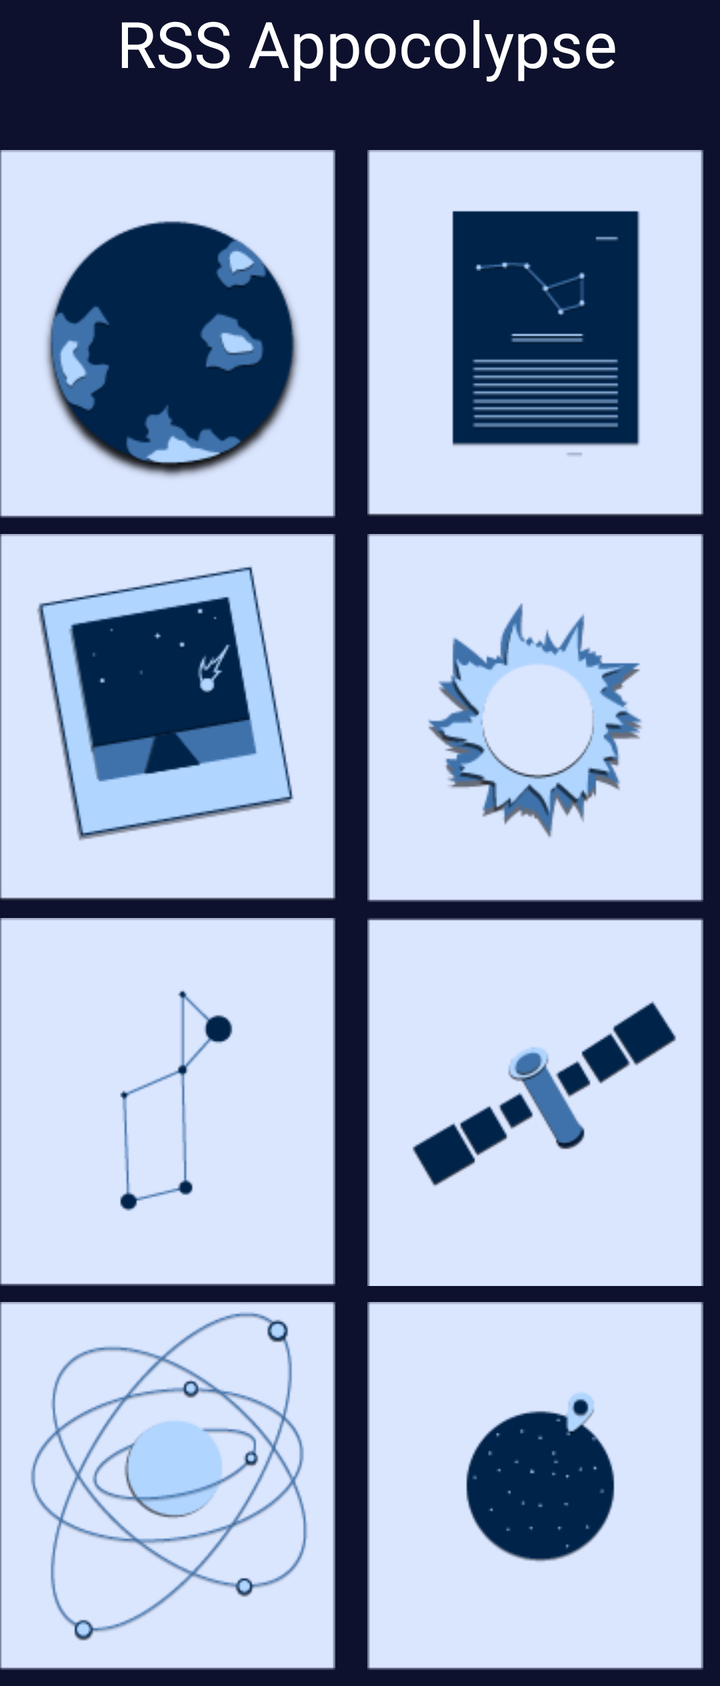
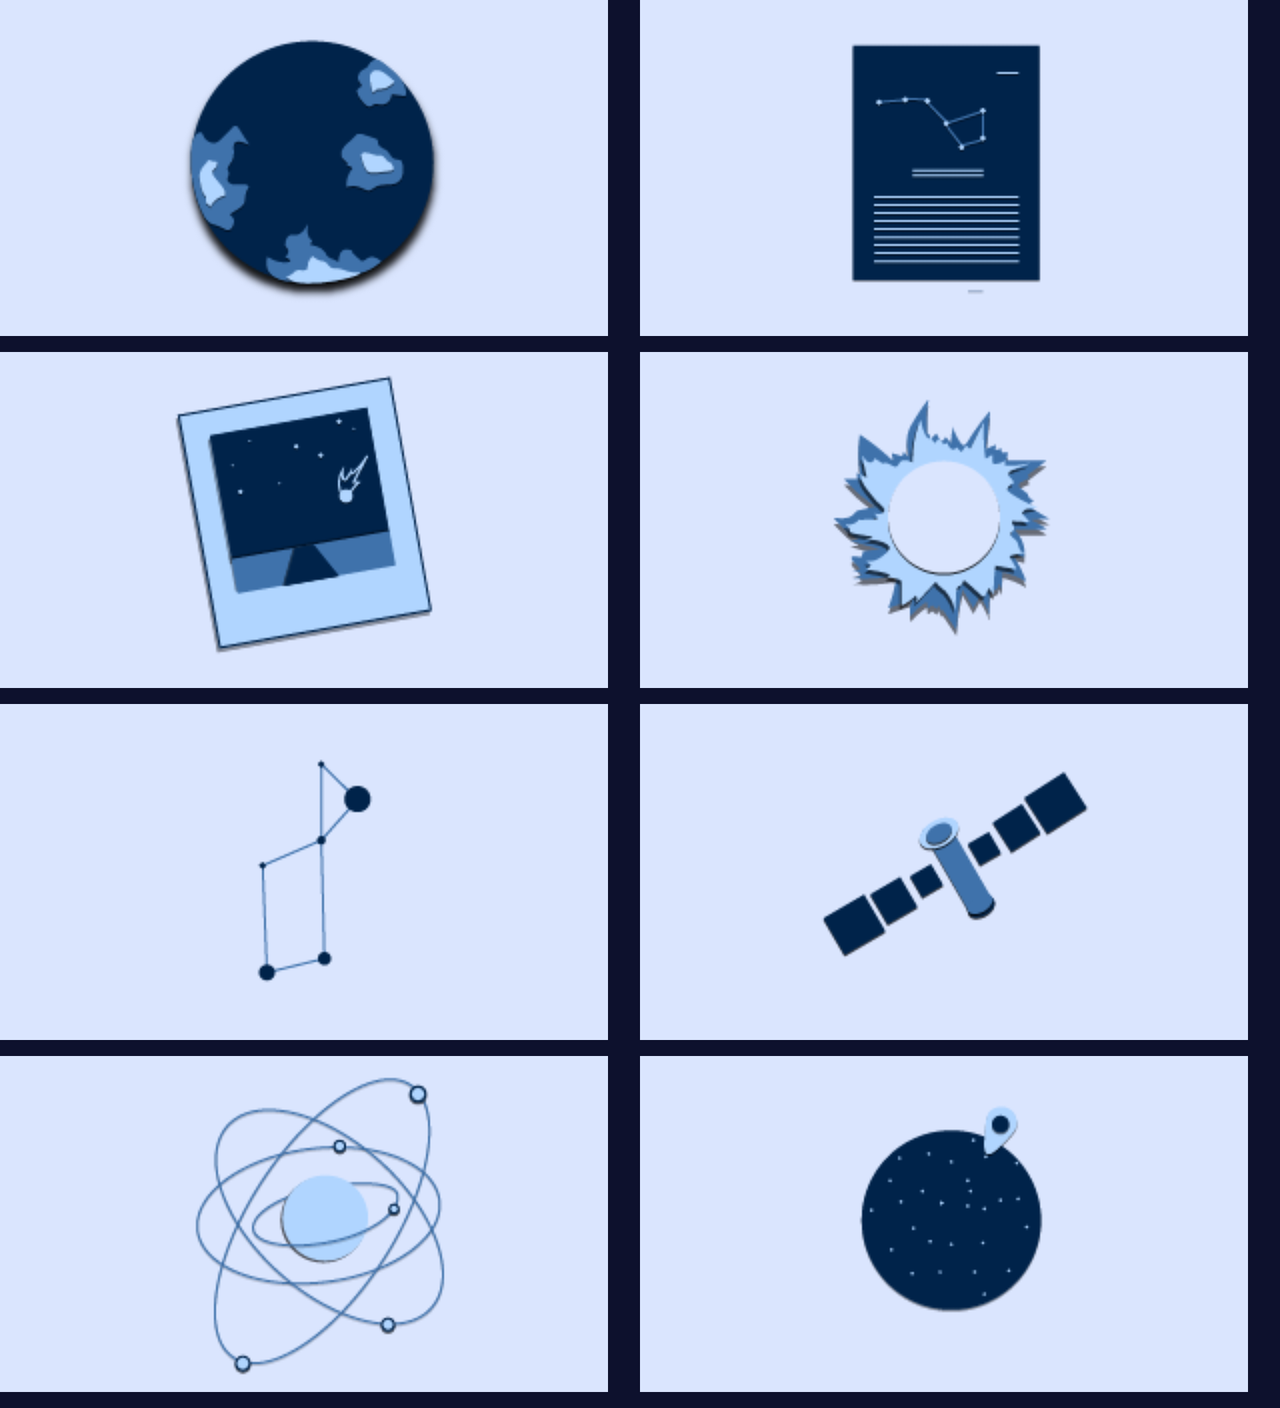

Compare how this app lays out the same screen by default and in its alternative resource folder. The renders come first, then the two layout files and the values they reference.
<!-- AndroidManifest.xml: application theme AppTheme -->
<!-- res/layout/activity_rss.xml -->
<ScrollView
    xmlns:android="http://schemas.android.com/apk/res/android"
    android:layout_width="fill_parent"
    android:layout_height="fill_parent">
    
    <RelativeLayout xmlns:android="http://schemas.android.com/apk/res/android"
        xmlns:tools="http://schemas.android.com/tools"
        android:gravity="center_vertical|center_horizontal"
        android:id="@+id/rsslayout"
        android:layout_width="match_parent"
        android:layout_height="match_parent"
        android:paddingLeft="@dimen/activity_horizontal_margin"
        android:paddingRight="@dimen/activity_horizontal_margin"
        android:paddingTop="@dimen/activity_vertical_margin"
        android:paddingBottom="@dimen/activity_vertical_margin"
        android:transitionGroup="true"
        tools:context=".RSSActivity">

        <TableLayout
            android:layout_gravity="center_vertical"
            android:layout_height="wrap_content"
            android:layout_width="wrap_content">

            <TableRow
                android:layout_height="match_parent"
                android:layout_width="wrap_content">

                <FrameLayout
                    android:layout_column="0" android:layout_span="3"
                    android:layout_gravity="center_horizontal"
                    android:layout_height="match_parent"
                    android:layout_width="wrap_content"
                    android:layout_marginBottom="32dp">

                    <TextView
                        android:layout_gravity="center_horizontal"
                        android:id="@+id/statusTextView"
                        android:layout_column="3"
                        android:layout_height="wrap_content"
                        android:layout_width="wrap_content"
                        android:text="@string/app_name"
                        android:textSize="32sp"
                        android:textAppearance="?android:attr/textAppearanceMedium" />

                </FrameLayout>

            </TableRow>

            <TableRow
                android:layout_gravity="center_vertical|center_horizontal"
                android:layout_height="match_parent"
                android:layout_width="wrap_content">

                <ImageButton
                    style="@style/tilesPortrait"
                    android:id="@+id/button0"
                    android:layout_column="0"
                    android:text="@string/button0"
                    android:background="@drawable/icon_0"/>

                <ImageButton
                    style="@style/tilesPortrait"
                    android:id="@+id/button1"
                    android:layout_column="1"
                    android:text="@string/button1"
                    android:background="@drawable/icon_1"/>



            </TableRow>

            <TableRow
                android:layout_height="match_parent"
                android:layout_width="match_parent">

                <ImageButton
                    style="@style/tilesPortrait"
                    android:id="@+id/button2"
                    android:layout_column="0"
                    android:text="@string/button2"
                    android:background="@drawable/icon_2"/>

                <ImageButton
                    style="@style/tilesPortrait"
                    android:id="@+id/button3"
                    android:layout_column="1"
                    android:text="@string/button3"
                    android:background="@drawable/icon_3"/>


            </TableRow>

            <TableRow
                android:layout_height="match_parent"
                android:layout_width="match_parent">

                <ImageButton
                    style="@style/tilesPortrait"
                    android:id="@+id/button4"
                    android:layout_column="0"
                    android:text="@string/button4"
                    android:background="@drawable/icon_4"/>

                <ImageButton
                    style="@style/tilesPortrait"
                    android:id="@+id/button5"
                    android:layout_column="1"
                    android:text="@string/button5"
                    android:background="@drawable/icon_5"/>

            </TableRow>

            <TableRow
                android:layout_height="match_parent"
                android:layout_width="match_parent">
                <ImageButton
                    style="@style/tilesPortrait"
                    android:id="@+id/button6"
                    android:layout_column="0"
                    android:text="@string/button6"
                    android:background="@drawable/icon_6" />

                <ImageButton
                    style="@style/tilesPortrait"
                    android:id="@+id/button7"
                    android:layout_column="1"
                    android:text="@string/button7"
                    android:background="@drawable/icon_7"/>
            </TableRow>


        </TableLayout>

    </RelativeLayout>
</ScrollView>
<!-- resources referenced by this layout -->
<resources>
  <!-- drawable icon_0: png bitmap (drawable, 10178 bytes) -->
  <!-- drawable icon_1: png bitmap (drawable, 1998 bytes) -->
  <!-- drawable icon_2: png bitmap (drawable, 7092 bytes) -->
  <!-- drawable icon_3: png bitmap (drawable, 8996 bytes) -->
  <!-- drawable icon_4: png bitmap (drawable, 1953 bytes) -->
  <!-- drawable icon_5: png bitmap (drawable, 4859 bytes) -->
  <!-- drawable icon_6: png bitmap (drawable, 13805 bytes) -->
  <!-- drawable icon_7: png bitmap (drawable, 3199 bytes) -->
  <string name="app_name">RSS Appocolypse</string>
  <string name="button0">Breaking News</string>
  <string name="button1">Education</string>
  <string name="button2">Image of the Day</string>
  <string name="button3">Solar System and Beyond</string>
  <string name="button4">Kepler Mission</string>
  <string name="button5">Chandra Mission</string>
  <string name="button6">Solar System and Beyond</string>
  <string name="button7">NASA Research Center</string>
  <style name="tilesPortrait" parent="@android:style/Widget.ImageButton">
          <item name="android:layout_height">184dp</item>
          <item name="android:layout_width">168dp</item>
          <item name="android:textSize">16sp</item>
          <item name="android:textStyle">bold</item>
          <item name="android:layout_marginRight">16dp</item>
          <item name="android:layout_marginBottom">8dp</item>
          <item name="android:elevation">2dp</item>
          <item name="android:translationZ">6dp</item>
          <item name="android:adjustViewBounds">true</item>
          <item name="android:scaleType">fitCenter</item>
      </style>
  <style name="AppTheme" parent="android:Theme.Material">
          
          <item name="android:windowBackground">@color/windowBackground</item>
          <item name="android:textColorPrimary">@color/textColorPrimary</item>
          <item name="android:textColor">@color/textColor</item>
          <item name="android:navigationBarColor">@color/navigationBarColor</item>
          <item name="android:colorAccent">@color/colorAccent</item>
          <item name="android:colorPrimaryDark">@color/colorPrimaryDark</item>
          <item name="android:colorPrimary">@color/colorPrimary</item>
      </style>
  <color name="windowBackground">#0D112D</color>
  <color name="textColorPrimary">#0d112d</color>
  <color name="textColor">#ffffff</color>
  <color name="navigationBarColor">#000000</color>
  <color name="colorAccent">#008dff</color>
  <color name="colorPrimaryDark">#313961</color>
  <color name="colorPrimary">#8c9eff</color>
</resources>
<!-- res/layout-land/activity_rss.xml (the repository's variant of the layout above) -->
<!-- drawn on the phone turned sideways -->
<ScrollView
    xmlns:android="http://schemas.android.com/apk/res/android"
    android:layout_width="fill_parent"
    android:layout_height="fill_parent">
    <RelativeLayout xmlns:android="http://schemas.android.com/apk/res/android"
        xmlns:tools="http://schemas.android.com/tools"
        android:gravity="center_vertical|center_horizontal"
        android:id="@+id/rsslayout"
        android:layout_height="match_parent"
        android:layout_width="match_parent"
        android:paddingLeft="@dimen/activity_horizontal_margin"
        android:paddingRight="@dimen/activity_horizontal_margin"
        android:paddingTop="@dimen/activity_vertical_margin"
        android:paddingBottom="@dimen/activity_vertical_margin"
        android:transitionGroup="true"
        tools:context=".RSSActivity">

        <TableLayout
            android:layout_gravity="center_vertical"
            android:layout_height="wrap_content"
            android:layout_width="wrap_content">

            <TableRow
                android:layout_gravity="center_vertical|center_horizontal"
                android:layout_height="match_parent"
                android:layout_width="wrap_content">

                <ImageButton
                    style="@style/tilesLandscape"
                    android:id="@+id/button0"
                    android:layout_column="0"
                    android:text="@string/button0"
                    android:background="@drawable/icon_0_land" />

                <ImageButton
                    style="@style/tilesLandscape"
                    android:id="@+id/button1"
                    android:layout_column="1"
                    android:text="@string/button1"
                    android:background="@drawable/icon_1_land"/>



            </TableRow>

            <TableRow
                android:layout_height="match_parent"
                android:layout_width="match_parent">

                <ImageButton
                    style="@style/tilesLandscape"
                    android:id="@+id/button2"
                    android:layout_column="0"
                    android:text="@string/button2"
                    android:background="@drawable/icon_2_land"/>
                <ImageButton
                    style="@style/tilesLandscape"
                    android:id="@+id/button3"
                    android:layout_column="1"
                    android:text="@string/button3"
                    android:background="@drawable/icon_3_land"/>


            </TableRow>

            <TableRow
                android:layout_height="match_parent"
                android:layout_width="match_parent">

                <ImageButton
                    style="@style/tilesLandscape"
                    android:id="@+id/button4"
                    android:layout_column="0"
                    android:text="@string/button4"
                    android:background="@drawable/icon_4_land"/>

                <ImageButton
                    style="@style/tilesLandscape"
                    android:id="@+id/button5"
                    android:layout_column="1"
                    android:text="@string/button5"
                    android:background="@drawable/icon_5_land"/>

            </TableRow>

            <TableRow
                android:layout_height="match_parent"
                android:layout_width="match_parent">
                <ImageButton
                    style="@style/tilesLandscape"
                    android:id="@+id/button6"
                    android:layout_column="0"
                    android:text="@string/button6"
                    android:background="@drawable/icon_6_land"/>

                <ImageButton
                    style="@style/tilesLandscape"
                    android:id="@+id/button7"
                    android:layout_column="1"
                    android:text="@string/button7"
                    android:background="@drawable/icon_7_land"/>
            </TableRow>


        </TableLayout>

    </RelativeLayout>
    </ScrollView>
<!-- resources referenced by the variant -->
<!-- as the phone turned sideways resolves them -->
<resources>
  <!-- drawable icon_0_land: png bitmap (drawable, 10098 bytes) -->
  <!-- drawable icon_1_land: png bitmap (drawable, 2145 bytes) -->
  <!-- drawable icon_2_land: png bitmap (drawable, 7782 bytes) -->
  <!-- drawable icon_3_land: png bitmap (drawable, 9082 bytes) -->
  <!-- drawable icon_4_land: png bitmap (drawable, 2115 bytes) -->
  <!-- drawable icon_5_land: png bitmap (drawable, 5040 bytes) -->
  <!-- drawable icon_6_land: png bitmap (drawable, 13259 bytes) -->
  <!-- drawable icon_7_land: png bitmap (drawable, 3744 bytes) -->
  <string name="button0">Breaking News</string>
  <string name="button1">Education</string>
  <string name="button2">Image of the Day</string>
  <string name="button3">Solar System and Beyond</string>
  <string name="button4">Kepler Mission</string>
  <string name="button5">Chandra Mission</string>
  <string name="button6">Solar System and Beyond</string>
  <string name="button7">NASA Research Center</string>
  <style name="tilesLandscape" parent="@android:style/Widget.Button">
          <item name="android:layout_height">168dp</item>
          <item name="android:layout_width">304dp</item>
          <item name="android:textSize">42dp</item>
          <item name="android:textStyle">bold</item>
          <item name="android:layout_marginRight">16dp</item>
          <item name="android:layout_marginBottom">8dp</item>
          <item name="android:elevation">2dp</item>
          <item name="android:translationZ">6dp</item>
          <item name="android:adjustViewBounds">true</item>
          <item name="android:scaleType">fitCenter</item>
      </style>
  <style name="AppTheme" parent="android:Theme.Material">
          
          <item name="android:windowBackground">@color/windowBackground</item>
          <item name="android:textColorPrimary">@color/textColorPrimary</item>
          <item name="android:textColor">@color/textColor</item>
          <item name="android:navigationBarColor">@color/navigationBarColor</item>
          <item name="android:colorAccent">@color/colorAccent</item>
          <item name="android:colorPrimaryDark">@color/colorPrimaryDark</item>
          <item name="android:colorPrimary">@color/colorPrimary</item>
      </style>
  <color name="windowBackground">#0D112D</color>
  <color name="textColorPrimary">#0d112d</color>
  <color name="textColor">#ffffff</color>
  <color name="navigationBarColor">#000000</color>
  <color name="colorAccent">#008dff</color>
  <color name="colorPrimaryDark">#313961</color>
  <color name="colorPrimary">#8c9eff</color>
</resources>
